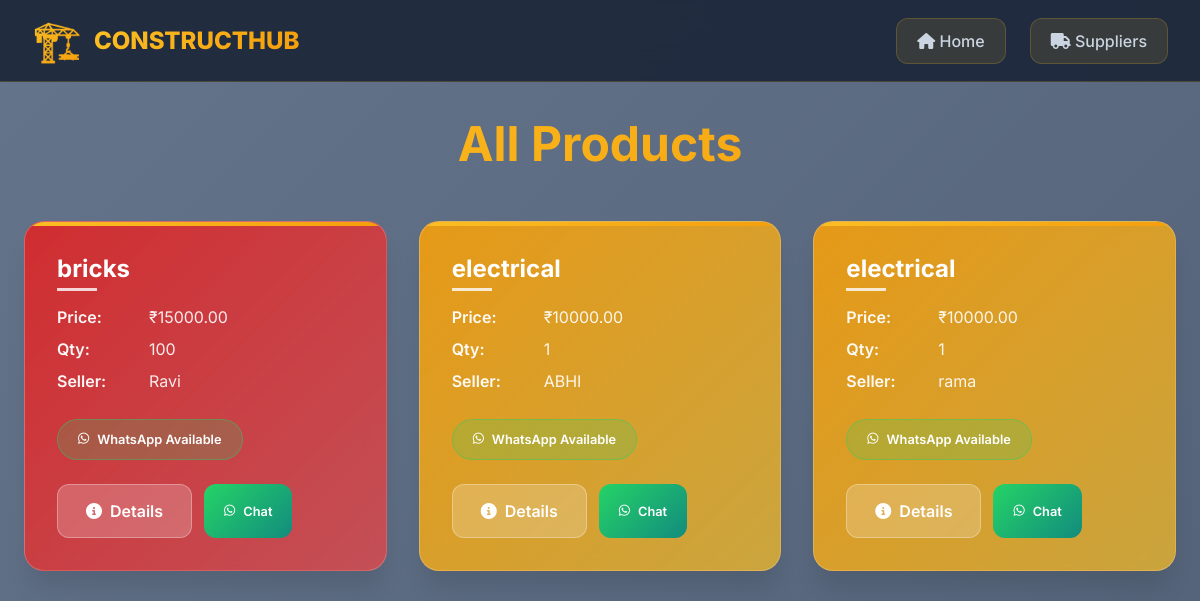
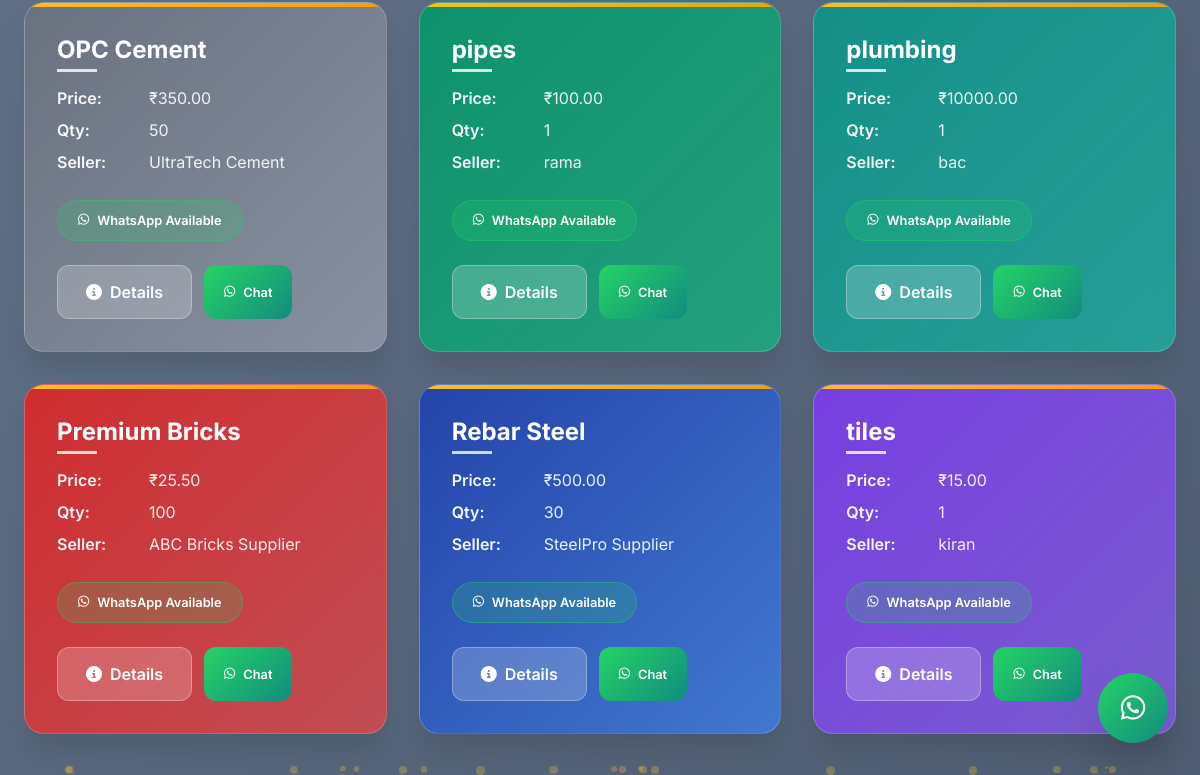
The page /products.php on the database as committed earlier (2 pictures, top to bottom).
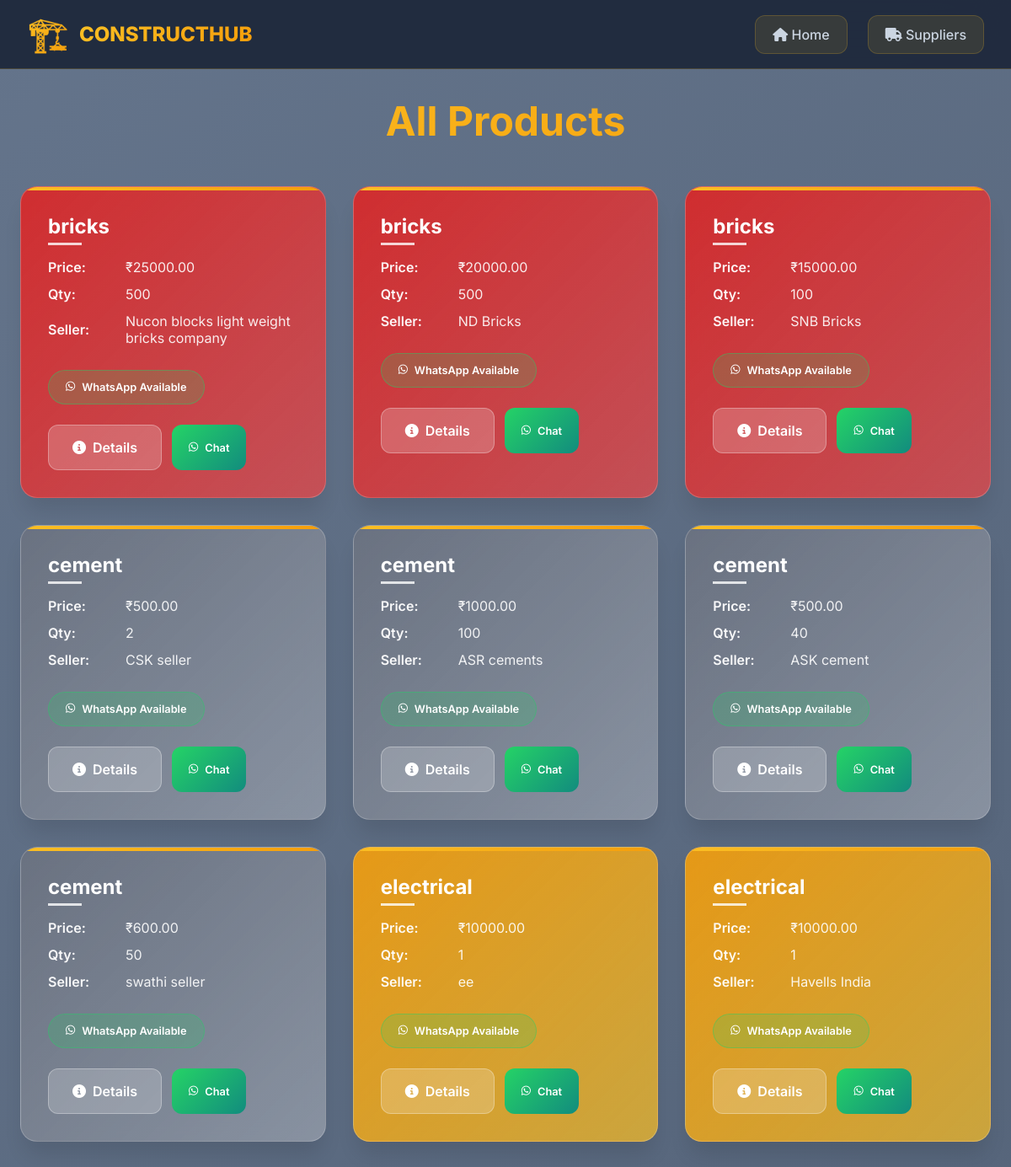
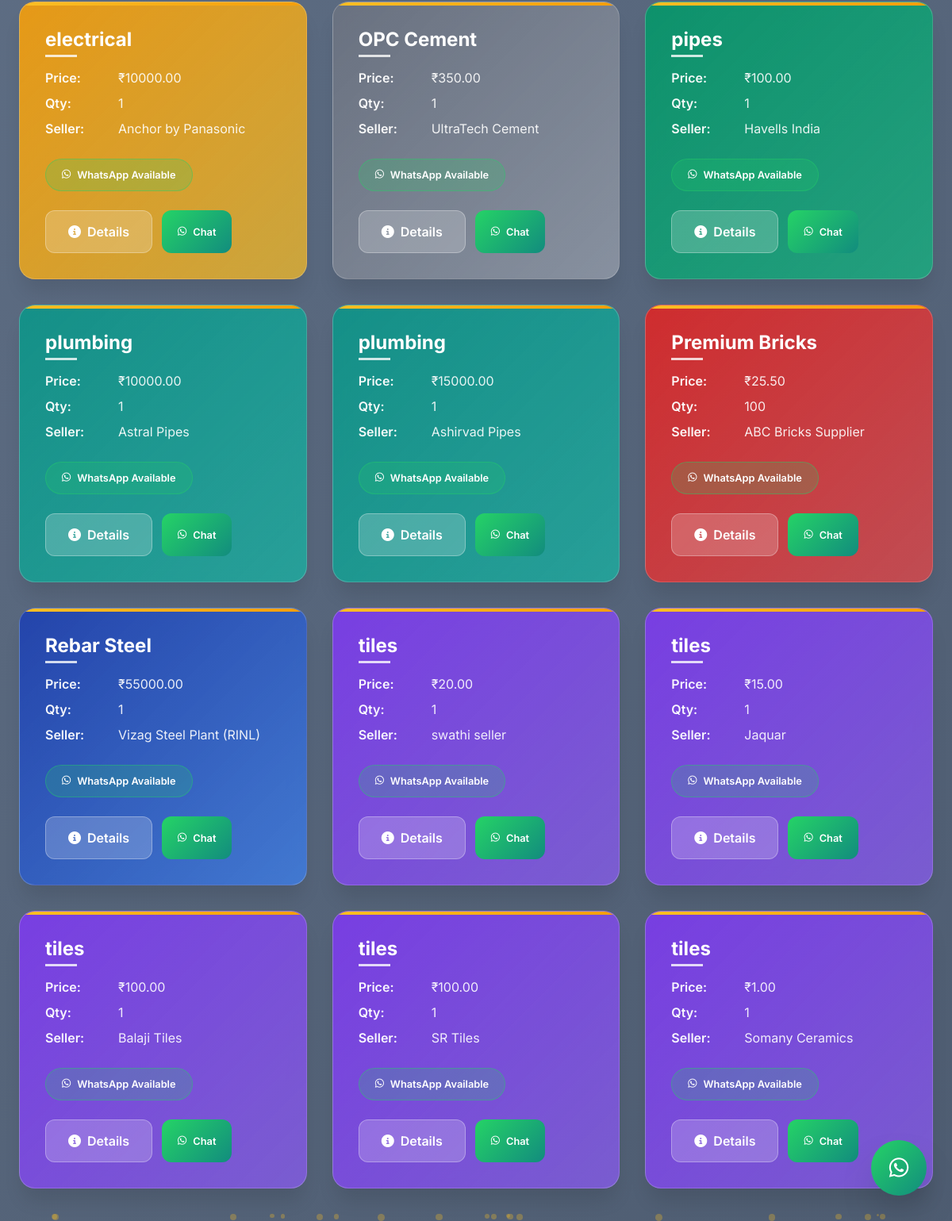
The same page on the database as committed later (2 pictures, top to bottom).
### tables this page shows
CREATE TABLE `materials` (
  `material_id` int(11) NOT NULL,
  `material_name` varchar(100) NOT NULL,
  `seller_id` int(11) NOT NULL,
  `price` decimal(10,2) NOT NULL,
  `quantity` int(11) NOT NULL,
  `unit` varchar(20) DEFAULT 'units'
);

CREATE TABLE `sellers` (
  `seller_id` int(11) NOT NULL,
  `seller_name` varchar(100) NOT NULL,
  `contact_number` varchar(15) DEFAULT NULL,
  `address` varchar(255) DEFAULT NULL,
  `whatsapp_number` varchar(20) DEFAULT NULL
);

### products.php (the view, shortened to what this page needs)
<?php
include('db_connect.php');
$res = $conn->query("SELECT m.*, s.seller_name, s.whatsapp_number FROM materials m LEFT JOIN sellers s ON m.seller_id=s.seller_id ORDER BY m.material_name");
?>
<!doctype html>
<html>
<head>
<link rel="stylesheet" href="https://cdnjs.cloudflare.com/ajax/libs/font-awesome/6.4.0/css/all.min.css">
</head>
<body>
<header class="topbar">
  <div class="brand">
    <span class="brand-emoji">🏗️</span>
    <div>
      <div class="brand-title">CONSTRUCTHUB</div>
    </div>
  </div>
  <nav class="mainnav">
    <a href="index.php"><i class="fas fa-home"></i> Home</a>
    <a href="suppliers.php"><i class="fas fa-truck"></i> Suppliers</a>
  </nav>
</header>
<main class="container">
  <h1>All Products</h1>
  <div class="materials-grid">
    <?php while($m = $res->fetch_assoc()): ?>
      <article class="material" data-material="<?php echo strtolower($m['material_name']); ?>">
        <h4><?php echo htmlspecialchars($m['material_name']); ?></h4>
        <p><strong>Price:</strong> ₹<?php echo $m['price']; ?></p>
        <p><strong>Qty:</strong> <?php echo $m['quantity']; ?></p>
        <p><strong>Seller:</strong> <?php echo htmlspecialchars($m['seller_name']); ?></p>
        <?php if(!empty($m['whatsapp_number'])): ?>
          <span class="whatsapp-badge"><i class="fab fa-whatsapp"></i> WhatsApp Available</span>
        <?php endif; ?>
        <div>
          <a class="btn" href="material_details.php?id=<?php echo $m['material_id']; ?>">
            <i class="fas fa-info-circle"></i> Details
          </a>
          <?php if(!empty($m['whatsapp_number'])): ?>
            <a href="https://wa.me/<?php echo $m['whatsapp_number']; ?>?text=Hi%2C%20I'm%20interested%20in%20<?php echo urlencode($m['material_name']); ?>%20(₹<?php echo $m['price']; ?>)%20on%20ConstructHub"
               target="_blank"
               class="whatsapp-btn whatsapp-btn-small">
              <i class="fab fa-whatsapp"></i> Chat
            </a>
          <?php endif; ?>
        </div>
      </article>
    <?php endwhile; ?>
  </div>
</main>
<a href="https://wa.me/919876543210?text=Hi%2C%20I%20need%20help%20with%20products%20on%20ConstructHub"
   class="floating-whatsapp"
   target="_blank"
   title="Contact us on WhatsApp">
    <i class="fab fa-whatsapp"></i>
</a>
</body>
</html>

Rows that differ between the two databases and show on the page:
added materials: material_name "bricks", price "25000.00", quantity "500", seller.seller_name "Nucon blocks light weight bricks company"
added materials: material_name "bricks", price "20000.00", quantity "500", seller.seller_name "ND Bricks"
changed materials: seller.seller_name "Ravi" → "SNB Bricks"
added materials: material_name "cement", price "500.00", quantity "2", seller.seller_name "CSK seller"
added materials: material_name "cement", price "1000.00", quantity "100", seller.seller_name "ASR cements"
added materials: material_name "cement", price "500.00", quantity "40", seller.seller_name "ASK cement"
added materials: material_name "cement", price "600.00", quantity "50", seller.seller_name "swathi seller"
added materials: material_name "electrical", price "10000.00", quantity "1", seller.seller_name "ee"
changed through a linked row, materials (number 9 of 21 on the later page): seller.seller_name "rama" → "Havells India"; moves up the list
changed through a linked row, materials: seller.seller_name "ABHI" → "Anchor by Panasonic"
changed materials "OPC Cement": quantity "50" → "1"
changed through a linked row, materials "pipes": seller.seller_name "rama" → "Havells India"
changed materials: seller.seller_name "bac" → "Astral Pipes"
added materials: material_name "plumbing", price "15000.00", quantity "1", seller.seller_name "Ashirvad Pipes"
changed materials "Rebar Steel": price "500.00" → "55000.00"; quantity "30" → "1"; seller.seller_name "SteelPro Supplier" → "Vizag Steel Plant (RINL)"
added materials: material_name "tiles", price "20.00", quantity "1", seller.seller_name "swathi seller"
changed through a linked row, materials: seller.seller_name "kiran" → "Jaquar"
added materials: material_name "tiles", price "100.00", quantity "1", seller.seller_name "Balaji Tiles"
added materials: material_name "tiles", price "100.00", quantity "1", seller.seller_name "SR Tiles"
added materials: material_name "tiles", price "1.00", quantity "1", seller.seller_name "Somany Ceramics"
